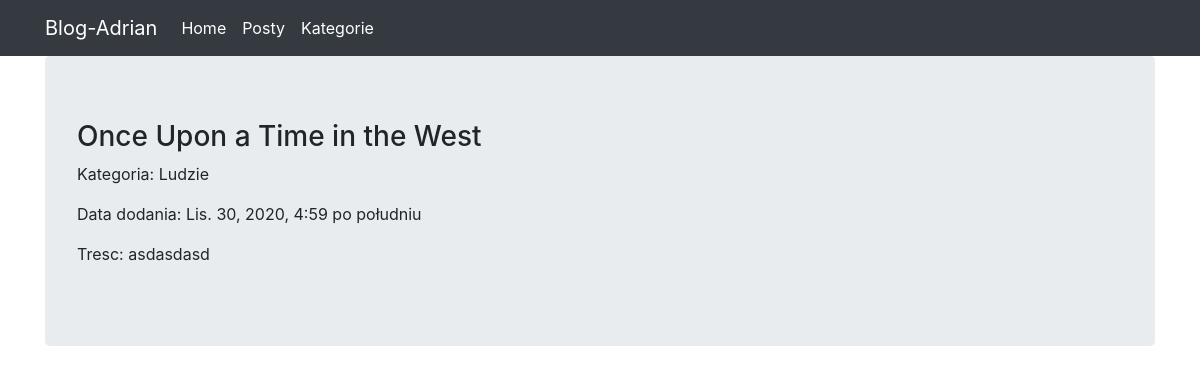
Page /post/once-upon-a-time-in-the-west/ on the committed database.
### post_app/models.py (models this page shows, shortened)
class Post(Model):
    title = CharField(max_length=128)
    category = ForeignKey(Category, on_delete=DO_NOTHING)
    text = TextField(default='')
    created_at = DateTimeField(auto_now_add=True)
    slug = AutoSlugField(populate_from='title', max_length=100, unique=True)

class Category(Model):
    name = CharField(max_length=128)
    slug = AutoSlugField(populate_from='name', max_length=100, unique=True)
    def __str__(self):
        return self.name

### post_app/views.py (the view)
# urls.py: path('post/<slug:slug>/', PostDetailView.as_view(), name='post_detail_view'),
class PostDetailView(DetailView):
    template_name = 'post_detail.html'
    model = Post

### post_app/templates/post_detail.html
{% extends "base.html" %}
{% block content %}
    <h3>{{object.title}}</h3>
    <p>Kategoria: {{object.category}}</p>
    <p>Data dodania: {{object.created_at}} </p>
    <p>Tresc: {{object.text}}</p>
{% endblock %}

### rows in the picture
Post: title "Once Upon a Time in the West", category "Ludzie", created_at "Lis. 30, 2020, 4:59 po południu", text "asdasdasd"
